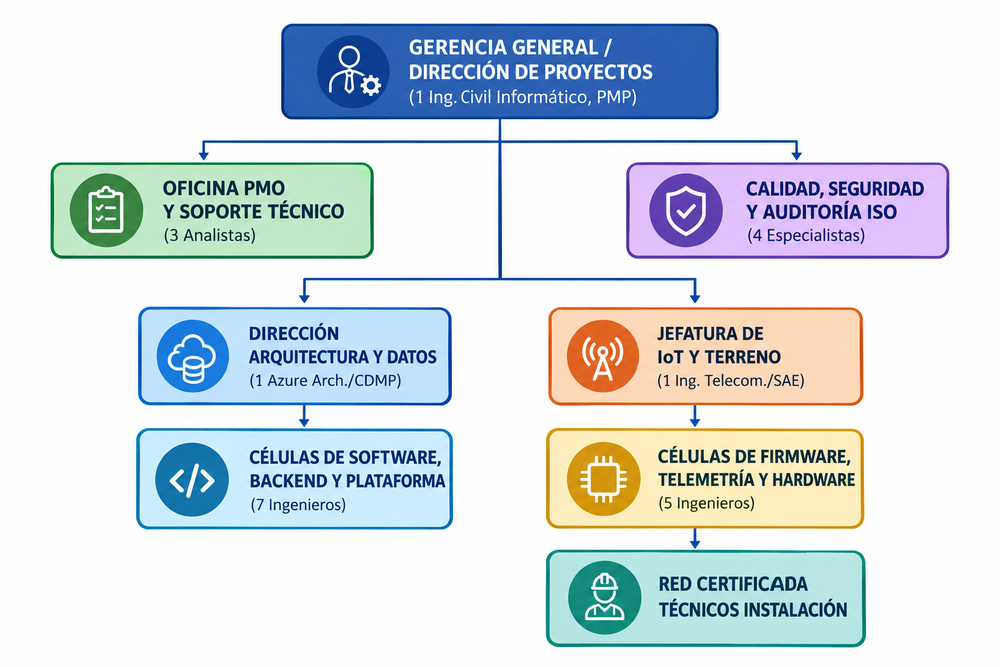
#> input picture Informe-1/Plantilla-audIT-Informe-1/subdocumentos/01-empresa/Img.png, 1000 x 667 px, shrunk from 1536 x 1024 before the run
$ python page_to_md.py ../Informe-1/Plantilla-audIT-Informe-1/subdocumentos/01-empresa/Img.png ../Informe-1/Plantilla-audIT-Informe-1/subdocumentos/01-empresa/Img.png
#> lines starting #> are read from the running program, lines starting #| are printed output that depends on the picture; after the words box and inside, x2 and y2 are one past the last pixel; in counts of white or black regions, pixels touching at a corner belong together
#!/usr/bin/env python3
"""Convierte una página escaneada en Markdown conservando la estructura de tablas.

Las tablas de estas bases están completamente enrejadas, así que la estructura se
recupera de los propios filetes en vez de adivinarla desde la posición del texto.

Detalle importante: se trabajan DOS binarizaciones de la misma página.

  - `grid` (umbral suave, 200): conserva los filetes gris claro de las tablas, que
    el umbral duro borraría junto con la marca de agua. La marca "CONFIDENCIAL" es
    diagonal, así que nunca produce corridas horizontales o verticales largas y no
    contamina la detección de rejilla.
  - `ocr` (umbral duro, 153 sobre el canal mínimo): elimina la marca de agua por
    completo y es la imagen que se le pasa a tesseract.

El canal mínimo de RGB (en vez del gris de luminancia) es lo que permite que el
umbral duro conserve los títulos dorados: para el dorado el canal azul es casi
negro, mientras que la marca de agua es gris neutro y desaparece entera.

Flujo: se ubican los filetes, se clasifican las franjas entre ellos en tabla /
banda rellena / prosa, se recorre la página de arriba abajo y se emite cada bloque
en orden de lectura. Se llama a tesseract UNA vez por bloque (no por celda),
pidiendo TSV, y cada palabra se asigna a su celda por el centroide de su bbox:
es ~40x más rápido que recortar celda por celda y da el mismo resultado.
"""

import csv
import io
import re
import subprocess
import sys

import numpy as np
from PIL import Image

GRID_TH = 200         # umbral suave: detección de filetes
OCR_TH = 153          # umbral duro (60%): borra la marca de agua
RULE_MAX_THICK = 10   # px: más grueso que esto no es filete sino banda rellena
H_RULE_FRAC = 0.62    # cobertura mínima del ancho para un filete horizontal
V_RULE_FRAC = 0.75    # cobertura mínima del alto de la franja para uno vertical
MIN_STRIP = 15        # px: altura mínima de una fila de tabla
MARGIN_FRAC = 0.045   # se descartan las cornisas (encabezado y pie de página)


def runs(mask):
    """[(inicio, fin_exclusivo)] de las corridas de True en un vector booleano."""
    out, start = [], None
    for i, v in enumerate(mask):
        if v and start is None:
            start = i
        elif not v and start is not None:
            out.append((start, i))
            start = None
    if start is not None:
        out.append((start, len(mask)))
    return out


def find_rules(profile, need):
    """Filetes a partir de un perfil de proyección.

    Una corrida delgada aporta un filete en su centro. Una gruesa es una banda
    rellena (la cabecera oscura de la tabla) y aporta un filete en cada borde, para
    que su texto blanco sobre fondo oscuro quede en una celda propia y no se pierda.
    """
    # Se cierran los huecos pequeños antes de clasificar: en la cabecera oscura de
    # una tabla, las letras blancas recortan la banda a la altura de la equis y la
    # cobertura cae bajo el umbral, partiendo una sola banda en varias corridas.
    merged = []
    for a, b in runs(profile > need):
        if merged and a - merged[-1][1] <= 15:
            merged[-1][1] = b
        else:
            merged.append([a, b])

    out = []
    for a, b in merged:
        if b - a <= RULE_MAX_THICK:
            out.append((a + b) // 2)
        else:
            out.extend((a, b))
    return sorted(set(out))


def vrules(grid, y0, y1):
    """Filetes verticales de una franja. None si la franja está rellena de tinta."""
    band = grid[y0:y1, :]
    h, w = band.shape
    if h < MIN_STRIP:
        return None
    if band.mean() > 0.5:
        # Banda rellena de tinta (la cabecera oscura): los huecos entre las letras
        # blancas simularían filetes verticales, así que aquí no se decide nada.
        return None
    return find_rules(band.sum(axis=0), V_RULE_FRAC * h)


# [19 lines left out: function consensus, not called in this run]


def ocr_tsv(arr, lang, psm, pad=0):
    """Corre tesseract sobre un recorte y devuelve las palabras con su bbox.

    `pad` agrega margen blanco: sin él tesseract descarta los recortes muy anchos
    y bajos, como la banda de cabecera de una tabla.
    """
    if pad:
        p = np.full((arr.shape[0] + 2 * pad, arr.shape[1] + 2 * pad), 255, np.uint8)
        p[pad:-pad, pad:-pad] = arr
        arr = p
    buf = io.BytesIO()
    Image.fromarray(arr).save(buf, format="PNG")
    res = subprocess.run(
        ["tesseract", "stdin", "stdout", "-l", lang, "--oem", "1",
         "--psm", str(psm), "tsv"],
        input=buf.getvalue(), capture_output=True,
    )
    words = []
    for r in csv.DictReader(io.StringIO(res.stdout.decode("utf-8", "replace")),
                            delimiter="\t", quoting=csv.QUOTE_NONE):
        try:
            if int(r["level"]) != 5:
                continue
            txt = (r["text"] or "").strip()
            if not txt or float(r["conf"]) < 0:
                continue
            words.append({"text": txt, "x": int(r["left"]), "y": int(r["top"]),
                          "w": int(r["width"]), "h": int(r["height"]),
                          "par": (int(r["block_num"]), int(r["par_num"])),
                          "line": int(r["line_num"]),
                          "conf": float(r["conf"])})
        except (ValueError, TypeError, KeyError):
            continue
    return words


# [21 lines left out: function in_reading_order, not called in this run]


# El signo ordinal de "Artículo 32°" es diminuto y tesseract lo lee como comilla,
# asterisco o porcentaje. Subir la resolución no ayuda: el modelo de lenguaje no
# espera un grado tras un dígito. Se corrige después, con reglas verificadas
# contra el corpus completo para no tocar los porcentajes reales (los pesos de
# evaluación se escriben "17%" y son legítimos).
ORD_MARK = re.compile(r"(\d)[*\"\u201d\u201c'\u2019]")
# re.I porque los títulos van en mayúscula ("ARTÍCULO 2%."): son la mitad
# de los casos y son justamente los que sirven para indexar el documento.
ORD_ART = re.compile(r"\b(Art\.|Art[íi]culos?)(\s+\d+)%", re.I)
ORD_RANGE = re.compile(r"(\d)([%\u00b0])(\s*[\u2014\u2013-]\s*\d+)([%\u00b0])")

# La arroba se lee como "E" suelta entre el usuario y el dominio.
# La sigla del ramo, ICI-5444, sale como "1C1-5444" o "1CI1-5444": la I y el 1
# son casi idénticos en esta tipografía. Comprobado sobre el corpus completo,
# el patrón no coincide con ningún otro código de los documentos (TFEP-01-2026,
# FEP01.26, T-22, A-6 tienen otra forma).
# El mismo signo tras la "N" de "Ley N°", "Sobre N°", "Licitación N°". Sin
# condición sobre lo que sigue: las 96 apariciones del corpus son todas el signo
# de número, y una "N" seguida de comilla no ocurre de otra forma.
NUM_SIGN = re.compile(r"\bN[*\"\u201d\u201c'\u2019]")

COURSE = re.compile(r"\b[1Il|]\s?[CGO]\s?[1IlL|]{1,2}\s?-\s?(\d{4})\b")

AT_SIGN = re.compile(r"(\w)\s+E\s+(\w+\.(?:cl|com|org|net))\b")

# La misma confusión I/1 en las referencias a normas: "ISO/IEC 27017" sale como
# "ISO/1EC", y "ISO 22301" como "1SO 22301".
NORMA = re.compile(r"\b1SO\b|[!¡]?1EC\b")

# El ordinal femenino de "APA 7.ª edición" se lee como un 2: "APA 7.2 edición".
ORD_FEM = re.compile(r"\b(\d)\.2(\s+(?:ed\.|edici[óo]n))", re.I)

ROMAN = ["", "I", "II", "III", "IV", "V", "VI", "VII", "VIII", "IX", "X",
         "XI", "XII", "XIII", "XIV", "XV", "XVI", "XVII", "XVIII", "XIX", "XX"]
# El separador es un punto medio en el original, y el OCR lo devuelve como '-',
# ':', '+', '.' o casi cualquier signo, así que se acepta cualquier puntuación.
CELL_ROMAN = re.compile(r"^\s*([IVXlL|]{1,6})\s*[^\w\s]\s*\S")
ART_COL = re.compile(r"^\s*art[ií]culos?\s*$", re.I)


# [97 lines left out: functions normalize, fix_columns, cell_text, render_table, not called in this run]


ART = re.compile(r"^(ART[IÍ]CULO|ANEXO|AP[EÉ]NDICE)\s", re.I)
SUBSEC = re.compile(r"^\d+(\.\d+)+\s+\S")
CAP = re.compile(r"^(?:CAP[IÍ]TULO\s+[0-9IVX]+|FORMULARIO\s+[A-Z]+-?\d+)\b", re.I)


# [193 lines left out: functions group_lines, render_prose, not called in this run]


PIE = re.compile(r"(\d+)\s*/\s*(\d+)")


def pagina_impresa(ocr, lang):
    """Número de página impreso en el pie, que es el que se cita.

    No coincide con el número de página del PDF: en estos tres documentos la
    portada no va numerada, así que el impreso es siempre uno menos. Se lee del
    pie en vez de asumir el desfase, para que la cita sea verificable.
    Se toma la ÚLTIMA fracción del renglón: antes viene "TFEP-01/2026".
    """
    pie = ocr[int(ocr.shape[0] * (1 - MARGIN_FRAC)):, :]
    txt = " ".join(w["text"] for w in ocr_tsv(pie, lang, 11, pad=25))
    ms = PIE.findall(txt)
    return f"{ms[-1][0]}/{ms[-1][1]}" if ms else ""


def page_to_md(path, lang="spa"):
    mn = np.array(Image.open(path).convert("RGB")).min(axis=2)
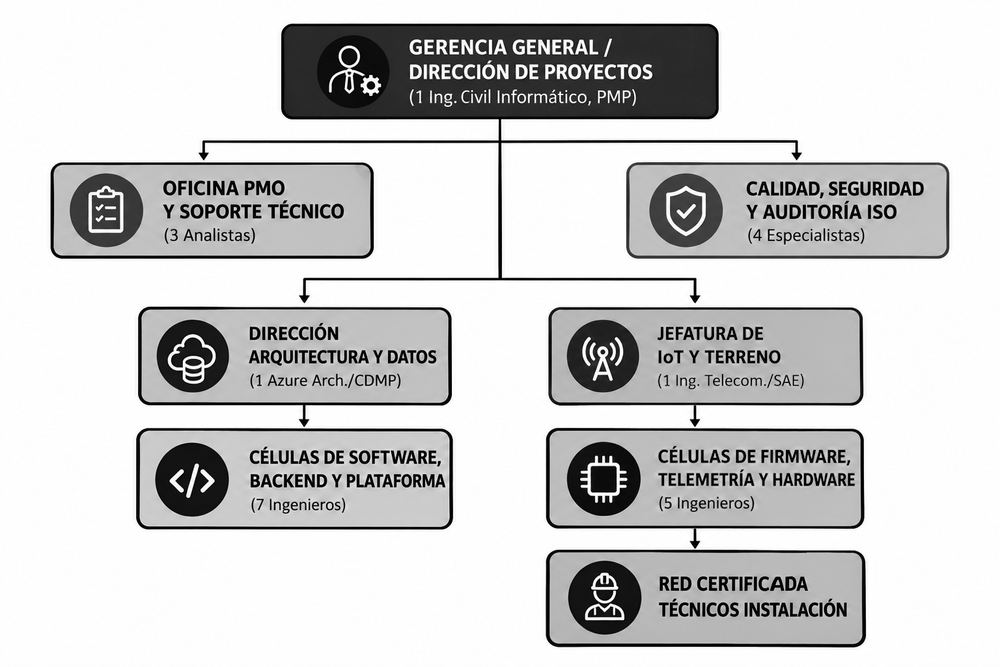
#> mn: shape (667, 1000); min 0, max 255, mean 205.1
    H, W = mn.shape
#> H = 667; W = 1000
    grid = mn < GRID_TH
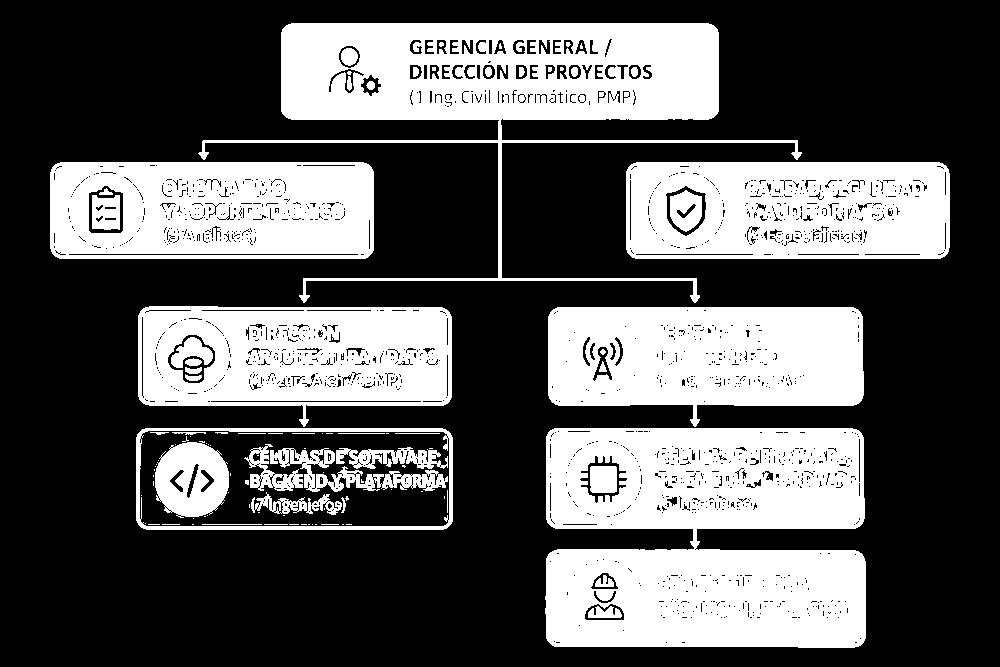
#> grid: shape (667, 1000) bool; 35.1% white; 107 white regions (63 under 20 px), largest, box (x1, y1, x2, y2) and area: (545, 428, 866, 648) 59462, (198, 23, 802, 303) 41940, (548, 307, 864, 427) 30104
    ocr = np.where(mn < OCR_TH, 0, 255).astype(np.uint8)
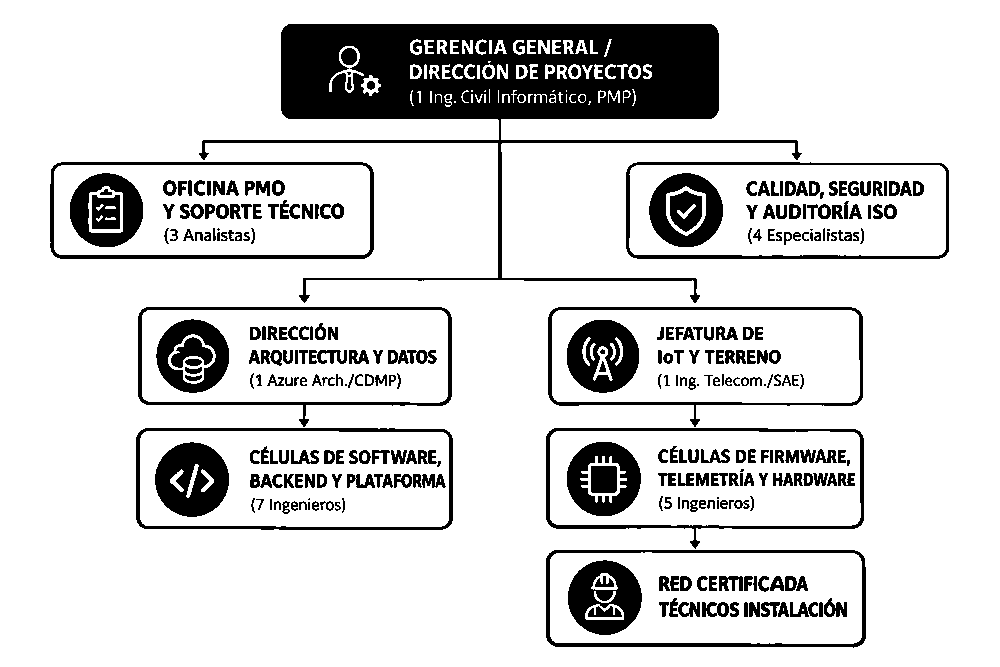
#> ocr: shape (667, 1000); 83.9% white; 314 black regions (24 under 20 px), largest, box (x1, y1, x2, y2) and area: (199, 24, 802, 303) 40059, (155, 442, 229, 517) 3924, (567, 320, 639, 393) 3551

    top, bot = int(H * MARGIN_FRAC), int(H * (1 - MARGIN_FRAC))
#> top = 30; bot = 636
    hr = [y for y in find_rules(grid.sum(axis=1), H_RULE_FRAC * W) if top < y < bot]
#> the loop in find_rules, `for a, b in runs(profile > need):` made 11 passes
#> (a, b) on passes 1 to 11: (163, 165), (167, 179), (198, 203), (221, 227), (242, 254), (255, 258), (314, 318), (319, 324), (388, 389), (390, 393), (394, 400)
#> after the loop in find_rules, `for a, b in runs(profile > need):`: merged = [[163, 179], [198, 203], [221, 258], [314, 324], [388, 400]]
#> the loop in find_rules, `for a, b in merged:` made 5 passes
#> after the loop in find_rules, `for a, b in merged:`: out = [163, 179, 200, 221, 258, 319, 388, 400]
#> hr = [163, 179, 200, 221, 258, 319, 388, 400]

    # Cada franja entre dos filetes se clasifica: tabla, banda rellena o prosa.
    strips = []
    for a, b in zip(hr, hr[1:]):
        vr = vrules(grid, a + 2, b - 2)
        strips.append((a, b, "fill" if vr is None else
                       ("table" if len(vr) >= 2 else "prose"), vr))
#> this loop made 7 passes
#> (a, b, h in vrules) on passes 1 to 7: (163, 179, 12), (179, 200, 17), (200, 221, 17), (221, 258, 33), (258, 319, 57), (319, 388, 65), (388, 400, 8)
#> after the loop, strips = 7 items

    # Franjas contiguas de tabla/relleno que contengan al menos una tabla real.
    tables, i = [], 0
    while i < len(strips):
        if strips[i][2] == "table":
            j = i
            while j + 1 < len(strips) and strips[j + 1][2] in ("table", "fill"):
                j += 1
            while strips[j][2] != "table":
                j -= 1
            # hacia atrás: la cabecera oscura queda clasificada como banda rellena
            # y es una fila más de la tabla, no prosa que la precede.
            k = i
            while k - 1 >= 0 and strips[k - 1][2] == "fill":
                k -= 1
            cols = consensus([s[3] for s in strips[k:j + 1] if s[2] == "table"])
            if len(cols) >= 2:
                tables.append((strips[k][0], strips[j][1],
                               [strips[k][0]] + [s[1] for s in strips[k:j + 1]], cols))
            i = j + 1
        else:
            i += 1
#> this loop made 7 passes
#> after the loop, i = 7; tables = []

    chunks, cursor = [], top
#> chunks = []; cursor = 30
    for y0, y1, rows, cols in tables:
        if y0 - cursor > MIN_STRIP:
            chunks.append(("prose", cursor, y0, None, None))
        chunks.append(("table", y0, y1, sorted(set(rows)), cols))
        cursor = y1
#> this loop made 0 passes
    if bot - cursor > MIN_STRIP:
        chunks.append(("prose", cursor, bot, None, None))

    marca = pagina_impresa(ocr, lang)
#> in ocr_tsv, `p[pad:-pad, pad:-pad] = arr`:
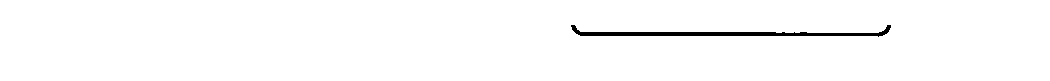
#> p: shape (81, 1050); 98.6% white; 1 black region, box (x1, y1, x2, y2) and area: (571, 25, 891, 37) 1212
    out = [f"<!--pag:{marca}-->"] if marca else ["<!--pag:-->"]
    for kind, y0, y1, rows, cols in chunks:
        md = (render_prose(ocr, y0, y1, lang) if kind == "prose"
              else render_table(ocr, rows, cols, lang))
        if md.strip():
            out.append(md.strip())
    return "\n\n".join(out)


if __name__ == "__main__":
    sys.stdout.write(page_to_md(sys.argv[1],
                                sys.argv[2] if len(sys.argv) > 2 else "spa"))
#> (the call stopped at in ocr_tsv, `res = subprocess.run( ["tesseract", "stdin", "stdout", "-l", lang, "--..`: subprocess is not available in this run)
